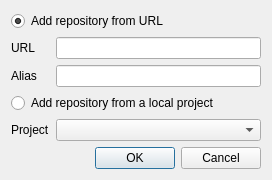
<?xml version="1.0" encoding="UTF-8"?>
<ui version="4.0">
 <class>Dialog</class>
 <widget class="QDialog" name="Dialog">
  <property name="geometry">
   <rect>
    <x>0</x>
    <y>0</y>
    <width>272</width>
    <height>166</height>
   </rect>
  </property>
  <property name="windowTitle">
   <string>Dialog</string>
  </property>
  <property name="modal">
   <bool>true</bool>
  </property>
  <layout class="QFormLayout" name="formLayout">
   <item row="1" column="1">
    <widget class="QLineEdit" name="repoUrlLineEdit">
     <property name="toolTip">
      <string>URL of the repository to add.</string>
     </property>
    </widget>
   </item>
   <item row="2" column="1">
    <widget class="QLineEdit" name="repoAliasLineEdit">
     <property name="toolTip">
      <string>The name that will be used to refer to this repository.</string>
     </property>
    </widget>
   </item>
   <item row="6" column="0" colspan="2">
    <widget class="QDialogButtonBox" name="buttonBox">
     <property name="orientation">
      <enum>Qt::Horizontal</enum>
     </property>
     <property name="standardButtons">
      <set>QDialogButtonBox::Cancel|QDialogButtonBox::Ok</set>
     </property>
    </widget>
   </item>
   <item row="5" column="1">
    <widget class="QComboBox" name="projectComboBox">
     <property name="sizePolicy">
      <sizepolicy hsizetype="MinimumExpanding" vsizetype="Fixed">
       <horstretch>0</horstretch>
       <verstretch>0</verstretch>
      </sizepolicy>
     </property>
     <property name="toolTip">
      <string>The project from which to import the repository.</string>
     </property>
    </widget>
   </item>
   <item row="5" column="0">
    <widget class="QLabel" name="label">
     <property name="text">
      <string>Project</string>
     </property>
    </widget>
   </item>
   <item row="1" column="0">
    <widget class="QLabel" name="label_2">
     <property name="text">
      <string>URL</string>
     </property>
    </widget>
   </item>
   <item row="2" column="0">
    <widget class="QLabel" name="label_3">
     <property name="text">
      <string>Alias</string>
     </property>
    </widget>
   </item>
   <item row="0" column="0" colspan="2">
    <widget class="QRadioButton" name="repoFromUrlRadioButton">
     <property name="text">
      <string>Add repository from URL</string>
     </property>
     <property name="checked">
      <bool>true</bool>
     </property>
    </widget>
   </item>
   <item row="3" column="0" colspan="2">
    <widget class="QRadioButton" name="repoFromProjectRadioButton">
     <property name="text">
      <string>Add repository from a local project</string>
     </property>
    </widget>
   </item>
  </layout>
 </widget>
 <resources/>
 <connections>
  <connection>
   <sender>buttonBox</sender>
   <signal>accepted()</signal>
   <receiver>Dialog</receiver>
   <slot>accept()</slot>
   <hints>
    <hint type="sourcelabel">
     <x>248</x>
     <y>254</y>
    </hint>
    <hint type="destinationlabel">
     <x>157</x>
     <y>274</y>
    </hint>
   </hints>
  </connection>
  <connection>
   <sender>buttonBox</sender>
   <signal>rejected()</signal>
   <receiver>Dialog</receiver>
   <slot>reject()</slot>
   <hints>
    <hint type="sourcelabel">
     <x>316</x>
     <y>260</y>
    </hint>
    <hint type="destinationlabel">
     <x>286</x>
     <y>274</y>
    </hint>
   </hints>
  </connection>
 </connections>
</ui>
